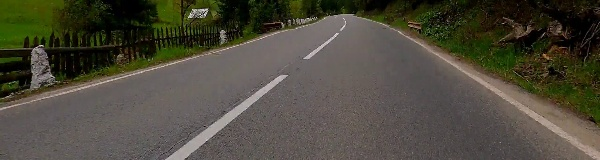
#> input picture train/test100.jpg, 600 x 160 px, found by its file name; its folder holds 4 pictures in this run
$ python 'creat_img_to CSV.py'   (older library calls are emulated)
#> lines starting #> are read from the running program, lines starting #| are printed output that depends on the picture
import numpy as np
import cv2
import os
from skimage.feature import hog
from skimage.color import rgb2grey
import pickle
from sklearn.model_selection import train_test_split
from sklearn.metrics import accuracy_score
from skimage.transform import resize
from sklearn.preprocessing import StandardScaler
from sklearn.decomposition import PCA
from sklearn.svm import SVC
IMG_DIR = 'train'
def create_features(img):
    # flatten three channel color image
    color_features = img.flatten()
    # convert image to greyscale
    grey_image = rgb2grey(img)
    # get HOG features from greyscale image
    hog_features = hog(grey_image, block_norm='L2-Hys', pixels_per_cell=(16, 16))
    # combine color and hog features into a single array
    flat_features = np.hstack(color_features)
    return flat_features
features_list = []
class_list=[]
for img in os.listdir(IMG_DIR):
        # img_array = cv2.imread(os.path.join(IMG_DIR,img), cv2.IMREAD_GRAYSCALE)
        img_array = cv2.imread(os.path.join(IMG_DIR,img))
#> img_array is the input picture: shape (160, 600, 3); mean B, G, R 61.5, 74.4, 78.1

        img_array=resize(img_array,(150,150,3))
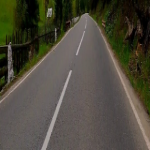
#> img_array: shape (150, 150, 3) float64; mean B, G, R 0.241, 0.292, 0.306

        img_array = (img_array.flatten())

        feat  = img_array
        # feat=create_features(img_array)
        features_list.append(feat)
        print(img[0],feat)
#> (printed output is left out)
        if(img[0]=='l'):
            class_list.append(0)
        elif(img[0]=='R'):
            class_list.append(1)
        elif(img[0]=='t'):
            class_list.append(2)
#> pass 2 of the loop `for img in os.listdir(IMG_DIR):`:
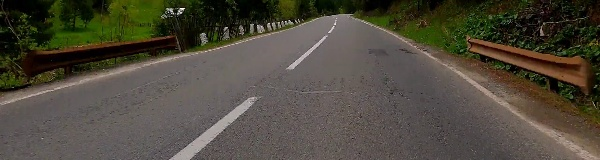
#> input picture train/test101.jpg, 600 x 160 px, found by its file name
#> img_array is the input picture: shape (160, 600, 3); mean B, G, R 61.7, 74, 79.2
#> `img_array=resize(img_array,(150,150,3))`:
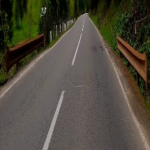
#> img_array: shape (150, 150, 3) float64; mean B, G, R 0.242, 0.29, 0.311
#> (printed output is left out)
#> pass 3 of the loop `for img in os.listdir(IMG_DIR):`:
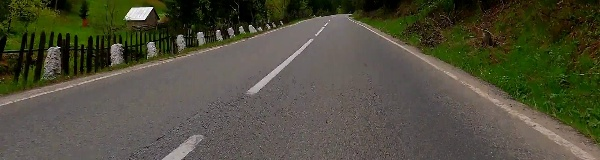
#> input picture train/test102.jpg, 600 x 160 px, found by its file name
#> img_array is the input picture: shape (160, 600, 3); mean B, G, R 61.1, 78, 79.5
#> `img_array=resize(img_array,(150,150,3))`:
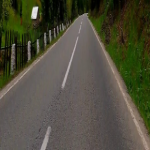
#> img_array: shape (150, 150, 3) float64; mean B, G, R 0.239, 0.306, 0.312
#> (printed output is left out)
#> the loop made 4 passes; the first 3 are shown
        # [4 lines of commented-out code are left out]
class_matrix = np.array(class_list)
print(class_list)
# feature_matrix=feature_matrix.reshape(-1, 1).T
# class_matrix=class_matrix.reshape(-1, 1).T
print(class_matrix.shape)
#| (4,)
print(features_list)

X_train, X_test, y_train, y_test = train_test_split(features_list,class_matrix,test_size=.3)
# define support vector classifier
svm = SVC(kernel='linear', probability=True, random_state=42)

# fit model
#> (the run stopped early here; a loop or call above may not have finished)
